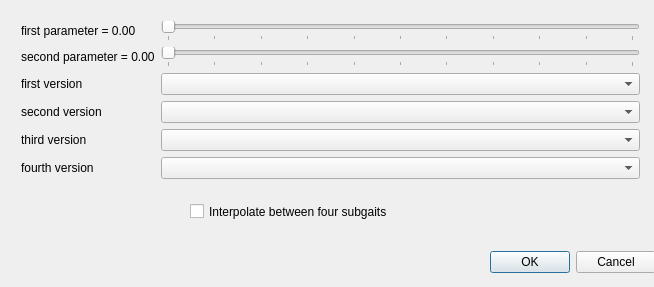
<?xml version="1.0" encoding="UTF-8"?>
<ui version="4.0">
 <class>ParametricPopUp</class>
 <widget class="QDialog" name="ParametricPopUp">
  <property name="windowModality">
   <enum>Qt::WindowModal</enum>
  </property>
  <property name="geometry">
   <rect>
    <x>0</x>
    <y>0</y>
    <width>654</width>
    <height>287</height>
   </rect>
  </property>
  <property name="minimumSize">
   <size>
    <width>500</width>
    <height>120</height>
   </size>
  </property>
  <property name="windowTitle">
   <string>parametric gait selector</string>
  </property>
  <property name="toolTip">
   <string/>
  </property>
  <property name="whatsThis">
   <string/>
  </property>
  <property name="modal">
   <bool>true</bool>
  </property>
  <widget class="QWidget" name="formLayoutWidget">
   <property name="geometry">
    <rect>
     <x>10</x>
     <y>10</y>
     <width>641</width>
     <height>191</height>
    </rect>
   </property>
   <layout class="QFormLayout" name="formLayout">
    <property name="horizontalSpacing">
     <number>6</number>
    </property>
    <property name="verticalSpacing">
     <number>6</number>
    </property>
    <item row="0" column="0">
     <widget class="QLabel" name="firstparameterLabel">
      <property name="toolTip">
       <string extracomment="The parameter decides 'how much' of the base version is done. ">The parameter decides 'how much' of the base version is done. </string>
      </property>
      <property name="text">
       <string>first parameter = 0.00</string>
      </property>
     </widget>
    </item>
    <item row="0" column="1">
     <widget class="QSlider" name="firstParameterSlider">
      <property name="toolTip">
       <string extracomment="The parameter decides 'how much' of the base version is done. ">The parameter decides 'how much' of the base version is done. </string>
      </property>
      <property name="whatsThis">
       <string>ello</string>
      </property>
      <property name="maximum">
       <number>100</number>
      </property>
      <property name="singleStep">
       <number>1</number>
      </property>
      <property name="orientation">
       <enum>Qt::Horizontal</enum>
      </property>
      <property name="tickPosition">
       <enum>QSlider::TicksBelow</enum>
      </property>
      <property name="tickInterval">
       <number>10</number>
      </property>
     </widget>
    </item>
    <item row="1" column="0">
     <widget class="QLabel" name="secondParameterLabel">
      <property name="toolTip">
       <string extracomment="The parameter decides 'how much' of the base version is done. ">The parameter decides 'how much' of the base version is done. </string>
      </property>
      <property name="text">
       <string>second parameter = 0.00</string>
      </property>
     </widget>
    </item>
    <item row="1" column="1">
     <widget class="QSlider" name="secondParameterSlider">
      <property name="toolTip">
       <string extracomment="The parameter decides 'how much' of the base version is done. ">The parameter decides 'how much' of the base version is done. </string>
      </property>
      <property name="whatsThis">
       <string>ello</string>
      </property>
      <property name="maximum">
       <number>100</number>
      </property>
      <property name="singleStep">
       <number>1</number>
      </property>
      <property name="orientation">
       <enum>Qt::Horizontal</enum>
      </property>
      <property name="tickPosition">
       <enum>QSlider::TicksBelow</enum>
      </property>
      <property name="tickInterval">
       <number>10</number>
      </property>
     </widget>
    </item>
    <item row="2" column="0">
     <widget class="QLabel" name="firstVersionLabel">
      <property name="toolTip">
       <string extracomment="The parametric subgait would result to this version if the parameter is 0%.">The parametric subgait would result to this version if the parameter is 0%.</string>
      </property>
      <property name="text">
       <string>first version</string>
      </property>
     </widget>
    </item>
    <item row="2" column="1">
     <widget class="QComboBox" name="firstVersionComboBox">
      <property name="toolTip">
       <string extracomment="The parametric subgait would result in this version if the parameter is 0%.">The parametric subgait would result in this version if the parameter is 0%.</string>
      </property>
     </widget>
    </item>
    <item row="3" column="0">
     <widget class="QLabel" name="secondVersionLabel">
      <property name="toolTip">
       <string extracomment="The parametric subgait would result in this version if the parameter is 100%.">The parametric subgait would result in this version if the parameter is 100%.</string>
      </property>
      <property name="text">
       <string>second version</string>
      </property>
     </widget>
    </item>
    <item row="3" column="1">
     <widget class="QComboBox" name="secondVersionComboBox">
      <property name="toolTip">
       <string extracomment="The parametric subgait would result to this version if the parameter is 100%.">The parametric subgait would result to this version if the parameter is 100%.</string>
      </property>
     </widget>
    </item>
    <item row="4" column="0">
     <widget class="QLabel" name="thirdVersionLabel">
      <property name="toolTip">
       <string extracomment="The parametric subgait would result in this version if the parameter is 100%.">The parametric subgait would result in this version if the parameter is 100%.</string>
      </property>
      <property name="text">
       <string>third version</string>
      </property>
     </widget>
    </item>
    <item row="4" column="1">
     <widget class="QComboBox" name="thirdVersionComboBox">
      <property name="toolTip">
       <string extracomment="The parametric subgait would result to this version if the parameter is 100%.">The parametric subgait would result to this version if the parameter is 100%.</string>
      </property>
     </widget>
    </item>
    <item row="5" column="0">
     <widget class="QLabel" name="fourthVersionLabel">
      <property name="toolTip">
       <string extracomment="The parametric subgait would result in this version if the parameter is 100%.">The parametric subgait would result in this version if the parameter is 100%.</string>
      </property>
      <property name="text">
       <string>fourth version</string>
      </property>
     </widget>
    </item>
    <item row="5" column="1">
     <widget class="QComboBox" name="fourthVersionComboBox">
      <property name="toolTip">
       <string extracomment="The parametric subgait would result to this version if the parameter is 100%.">The parametric subgait would result to this version if the parameter is 100%.</string>
      </property>
     </widget>
    </item>
   </layout>
  </widget>
  <widget class="QDialogButtonBox" name="buttonBox">
   <property name="geometry">
    <rect>
     <x>490</x>
     <y>250</y>
     <width>166</width>
     <height>25</height>
    </rect>
   </property>
   <property name="standardButtons">
    <set>QDialogButtonBox::Cancel|QDialogButtonBox::Ok</set>
   </property>
  </widget>
  <widget class="QCheckBox" name="fourSubgaitInterpolation">
   <property name="geometry">
    <rect>
     <x>190</x>
     <y>200</y>
     <width>431</width>
     <height>23</height>
    </rect>
   </property>
   <property name="text">
    <string>Interpolate between four subgaits</string>
   </property>
  </widget>
 </widget>
 <layoutdefault spacing="6" margin="11"/>
 <resources/>
 <connections/>
</ui>
